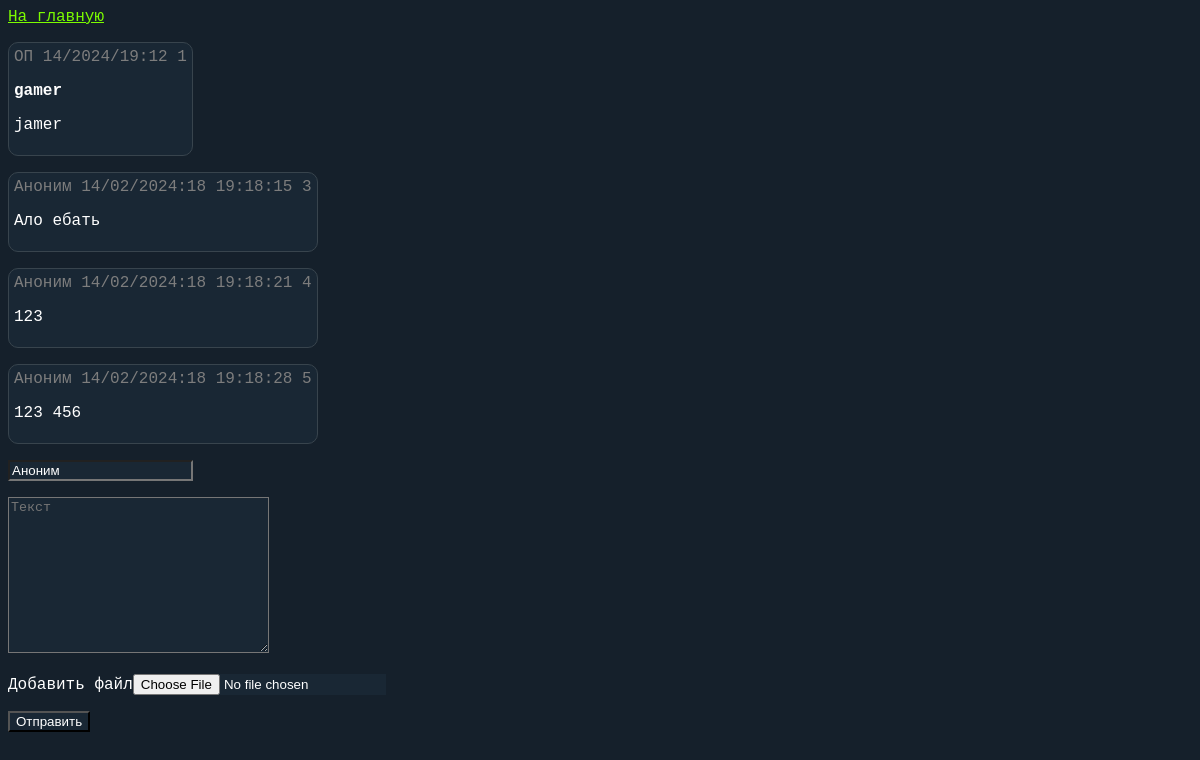
Before: /b/1 with the older database file.
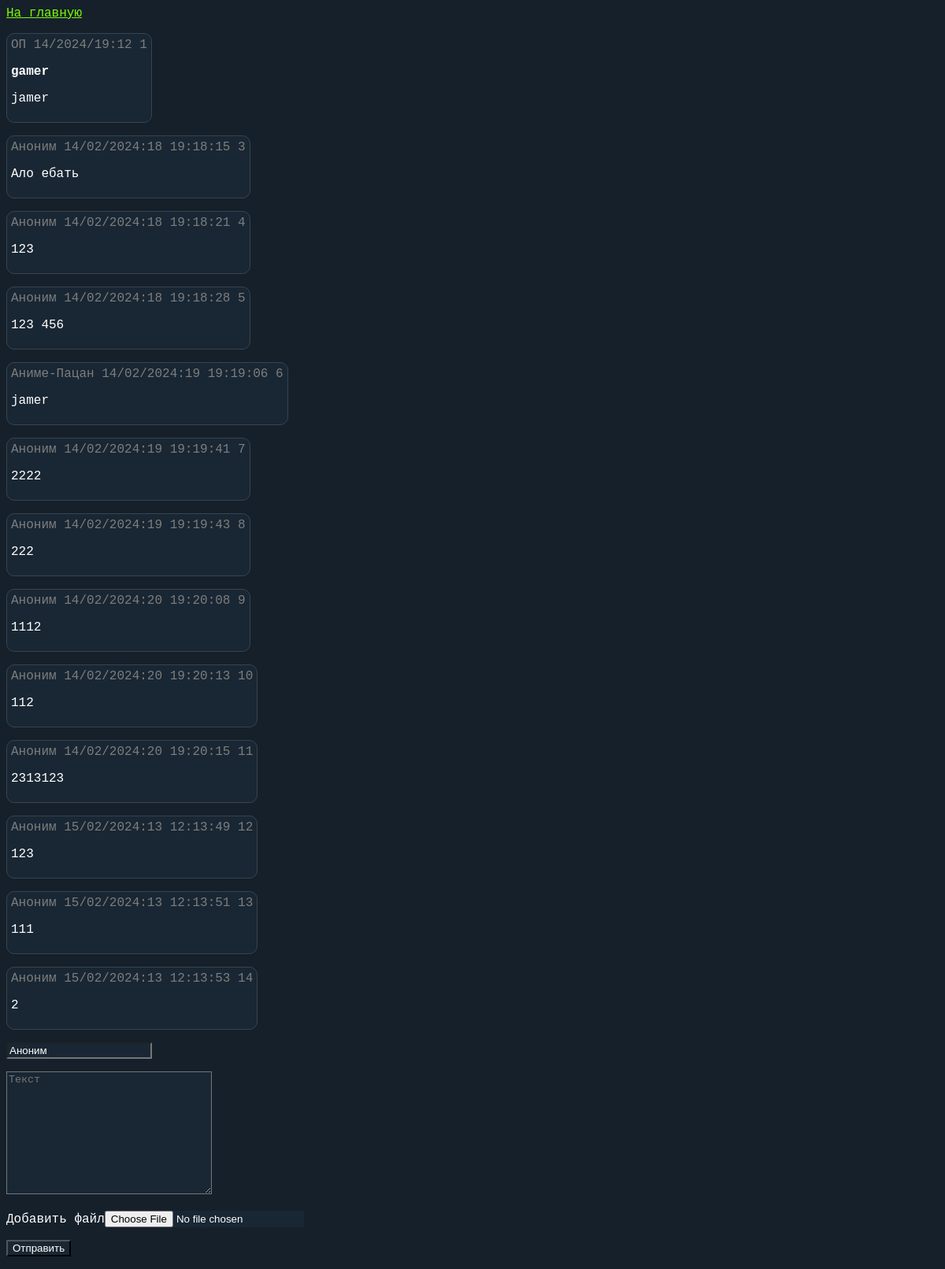
After: the same page with the newer database file.
### main_app/models.py (models this page shows, shortened)
class Thread(models.Model):
    board = models.ForeignKey(Board, on_delete=models.CASCADE, default = 0)
    title = models.CharField(max_length= 64)
    text = models.TextField(blank = True)
    creation_time = models.DateTimeField(auto_now_add = True)
    update_time = models.DateTimeField(auto_now = True)
    all_posts = models.IntegerField(default = 0)

class Post(models.Model):
    thread = models.ForeignKey(Thread, on_delete=models.CASCADE, default = 0)
    board = models.ForeignKey(Board, on_delete=models.CASCADE, default = 0)
    user_name = models.CharField(max_length = 64, default = "Аноним")
    text = models.TextField(blank = True)
    creation_time = models.DateTimeField(auto_now_add = True)

### main_app/views.py (the view)
# urls.py: path('<str:board_tag>/<int:thread_id>', thread, name="thread")
def thread(request, board_tag, thread_id):
    board_instance = Board.objects.get(tag=board_tag)
    thread_instance = Thread.objects.get(id=thread_id)
    posts = Post.objects.filter(thread_id=thread_id)
    data = {"posts" : posts, "thread" : thread_instance}
    if request.method == "POST":
        create_post(request, board_instance, thread_instance)
    return render(request, "main_app/thread.html", context=data)

### main_app/templates/main_app/thread.html (shortened to what this page needs)
{% extends 'main_app/base.html' %}
{% load static %}
{%block body%}
<a href=" {% url 'home' %}"> На главную</a>
<p><div class="thread-post">
    <div class="post-info">ОП {{thread.creation_time|date:"d/Y/H:i" }} {{thread.id}}</div>
    <p><b>{{thread.title}}</b></p>
    <p>{{thread.text}}</p>
</div></p>
{% for post in posts %}
<p><div class="thread-post">
    <div class="post-info">{{post.user_name}} {{post.creation_time|date:"d/m/Y:i"}} {{post.creation_time|date:"H:i:s"}} {{post.id}}</div>
    <p>{{post.text}}</p>
</div></p>
{% endfor %}
<div class="posting-form" id="posting-form">
    <form action="" method="post">
        <p><input type="text" placeholder="Аноним..." value="Аноним" name="user_name"></p>
        <p><textarea cols="30" rows="10" name="post_text" placeholder="Текст"></textarea></p>
        <p>Добавить файл<input type="file" value=""></p>
        <p><button type="submit">Отправить</button></p>
    </form>
</div>
{%endblock body%}

### main_app/templates/main_app/base.html (shortened to what this page needs)
{% load static %}
<!DOCTYPE html>
<html lang="ru">
<head>
    <link rel="stylesheet" href="{% static 'main_app/css/main.css' %}">
</head>
<body>
    {% block body %}
    {% endblock body %}
</body>
</html>

### main_app/static/main_app/css/main.css (style rules this page uses)
body { font-family: "Consolas", monospace; color: white; background-color: #15202b; }
a { color: lawngreen }
.posting-form button, textarea, input { background-color: #192734; color: white; }
.thread-post { background-color: #192734; border: 1px solid #38444d; border-radius: 10px; display: inline-block; padding: 5px; }
.post-info { color: #7d7d7d; }

Changed rows visible on the page:
added Post: user_name "Аниме-Пацан", creation_time "14/02/2024:19", creation_time "19:19:06", id "6", text "jamer"
added Post: user_name "Аноним", creation_time "14/02/2024:19", creation_time "19:19:41", id "7", text "2222"
added Post: user_name "Аноним", creation_time "14/02/2024:19", creation_time "19:19:43", id "8", text "222"
added Post: user_name "Аноним", creation_time "14/02/2024:20", creation_time "19:20:08", id "9", text "1112"
added Post: user_name "Аноним", creation_time "14/02/2024:20", creation_time "19:20:13", id "10", text "112"
added Post: user_name "Аноним", creation_time "14/02/2024:20", creation_time "19:20:15", id "11", text "2313123"
added Post: user_name "Аноним", creation_time "15/02/2024:13", creation_time "12:13:49", id "12", text "123"
added Post: user_name "Аноним", creation_time "15/02/2024:13", creation_time "12:13:51", id "13", text "111"
added Post: user_name "Аноним", creation_time "15/02/2024:13", creation_time "12:13:53", id "14", text "2"
